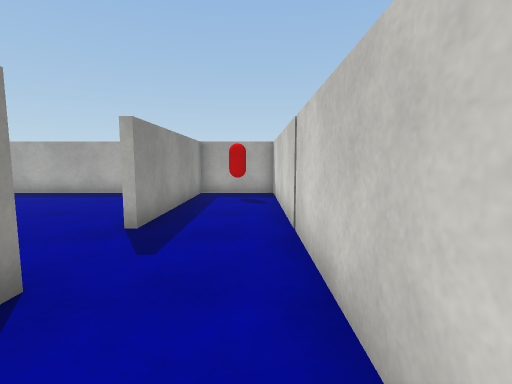
View 1 (above)

23 first-person views from a walk through a Unity game level. The camera is 1.2 m above the floor, tilts 6° down and sees 85° across. The floor is counted in squares, 1 m on a side. Each view is taken from the middle of a square. On the plan, view 1 faces up. The plan holds only what a view shows up to about 13 squares ahead; the rest is blank. The place goes on beyond the plan. Surface patterns are stand-ins for the level's own textures.

View 2
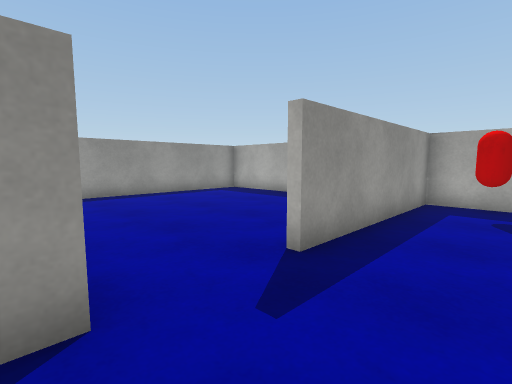

View 3
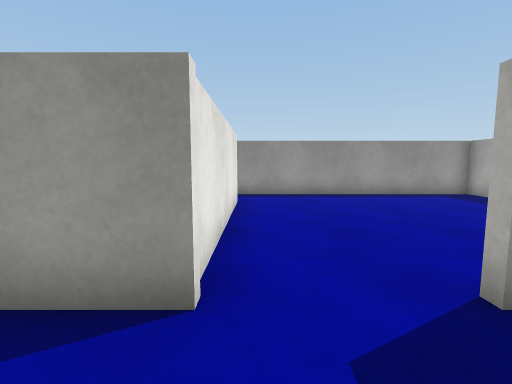

View 4
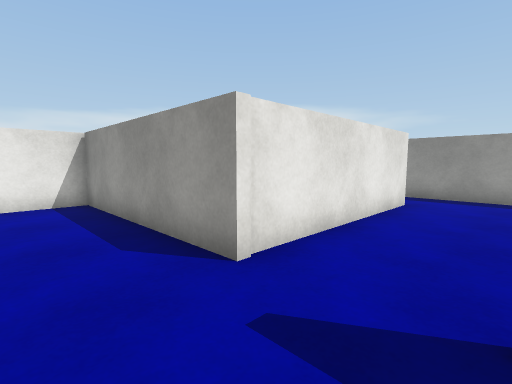

View 5
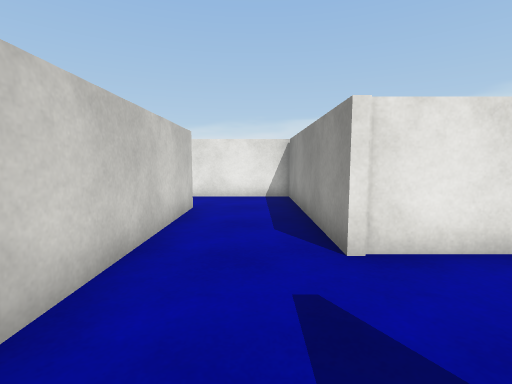

View 6
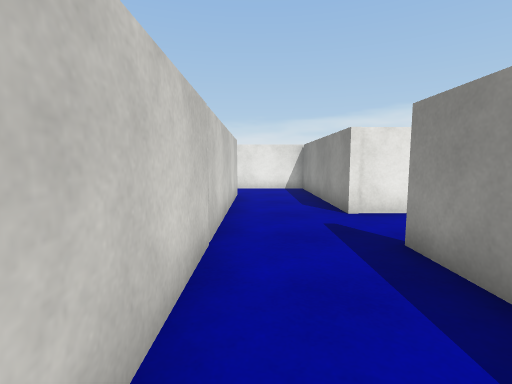

View 7
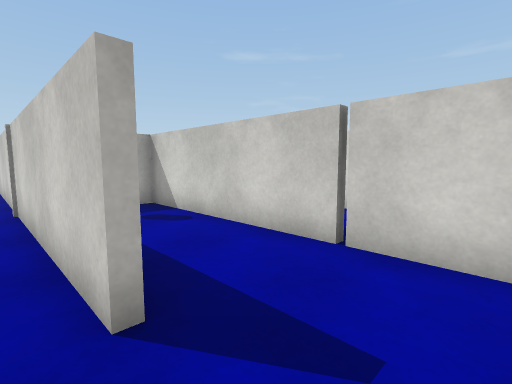

View 8
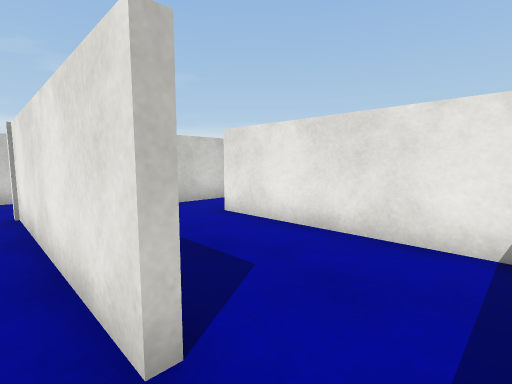

View 9
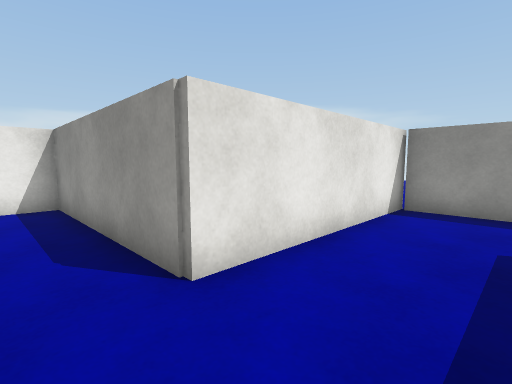

View 10
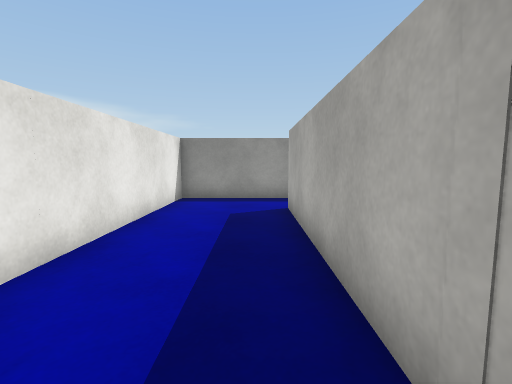

View 11
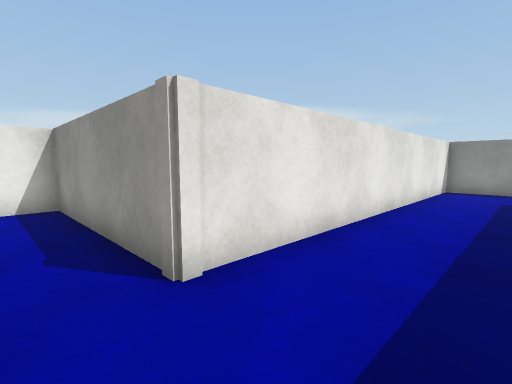

View 12
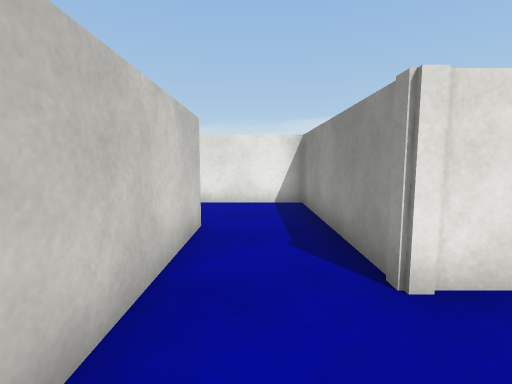

View 13
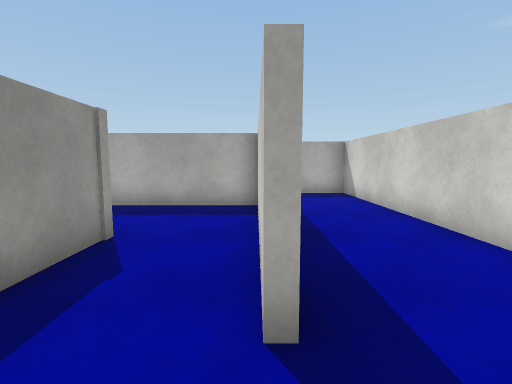

View 14
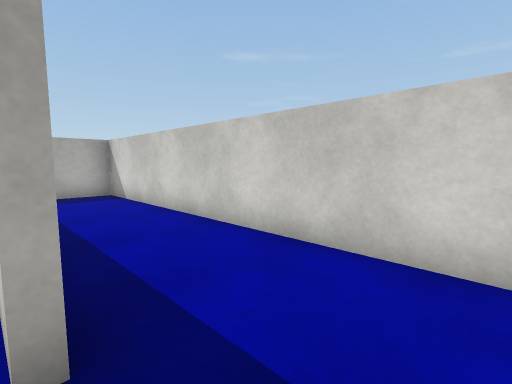

View 15
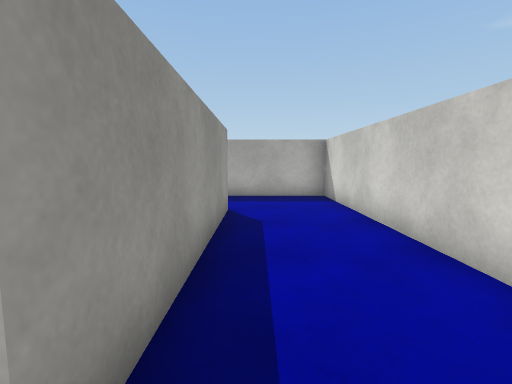

View 16
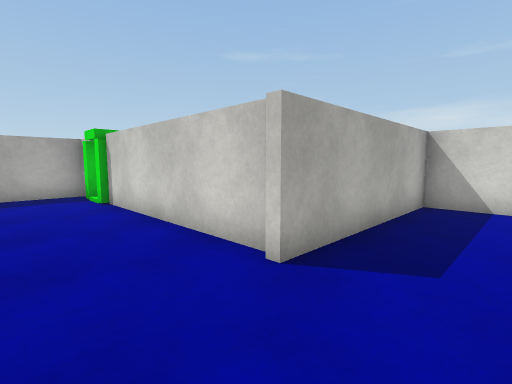

View 17
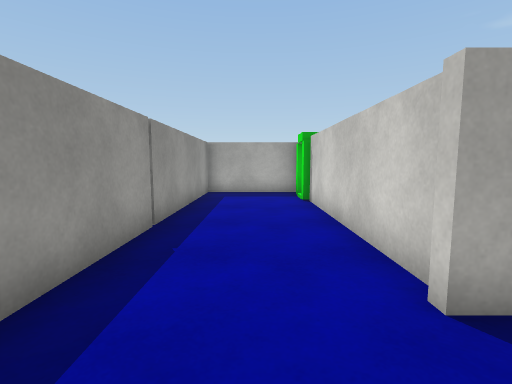

View 18
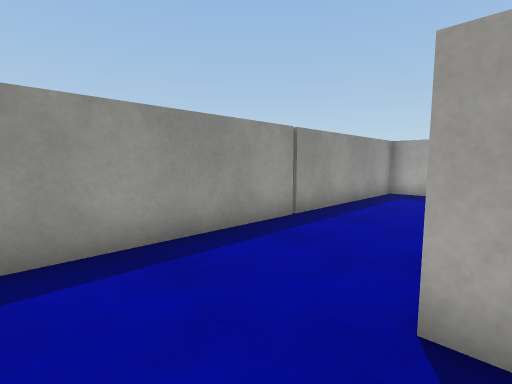

View 19
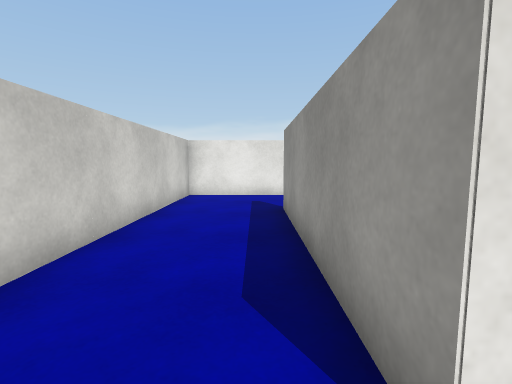

View 20
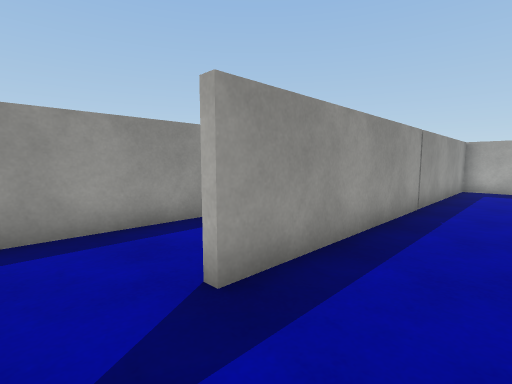

View 21
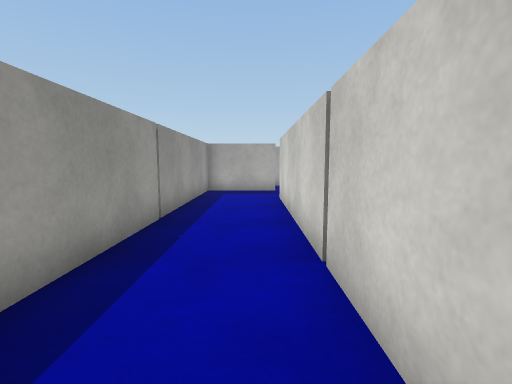

View 22
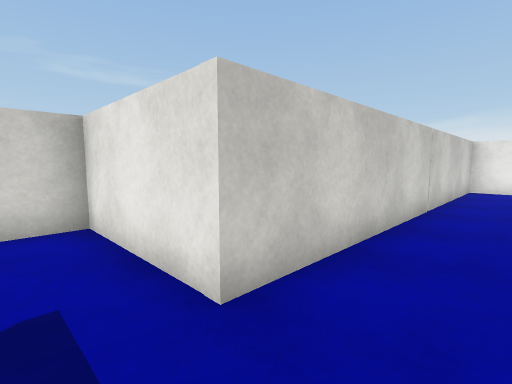

View 23
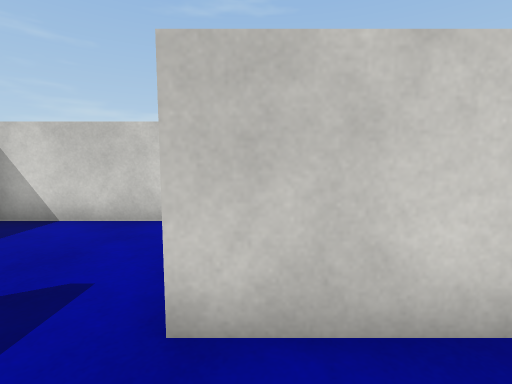

### Floor plan
Points are (right, up) in squares from view 1. A wall is a line through its corners. A room is listed if a view was taken in it or the views show most of it. See-through windows are left out.
Room 1 (views 1, 2, 3, 4, 5, 6, 7, 8)
walls: (-2.4, 5) (-2.4, 11.4); (-8.6, 2.4) (-2.2, 2.4) (-2.2, -3.9) (1.5, -3.9); (-5.2, 11.1) (-10.6, 11.1) (-10.6, 2.6); (0.7, -1.5) (0.7, 11.1) (-2.2, 11.1) (-2.2, 5)
ways out: opening at (-9.5, 2) to room 2; opening at (1, -2.5) to room 4; gap at (1, 5) to room 4
objects: other object (-1, 9) to (0, 10)
Room 2 (views 9, 10, 11, 12)
walls: (-2.4, -3.1) (-2.4, -1.2); (4.2, -4.2) (-2.4, -4.2); (10.1, -4.2) (5.9, -4.2); (10, -10.2) (10, -5.6); (-10.9, -1.4) (-4.4, -1.4) (-4.4, -7.5) (7.6, -7.5) (7.6, -13.4) (9.6, -13.4); (-10.6, 2.6) (-10.6, -1.4)
ways out: opening at (-9.5, 2) to room 1; opening at (10, -11.5) to room 3
Room 3 (views 13, 14, 15, 16, 17, 18, 19)
walls: (7.7, -0.5) (7.7, 5.5); (10.3, -3.9) (10.3, -10.4); (7.8, 8.4) (4.1, 8.4) (4.1, -3); (9.6, -13.4) (13.5, -13.4) (13.5, -0.9) (7.4, -0.9)
ways out: opening at (10, -11.5) to room 2
objects: other object (8, 6) to (8, 7)
Room 4 (views 20, 21, 22, 23)
walls: (3.9, 11.1) (0.9, 11.1) (0.9, -1.5); (1.5, -3.9) (3.8, -3.9) (3.8, 8.6) (7.7, 8.6) (7.7, 11.5)
ways out: opening at (1, -2.5) to room 1; gap at (1, 5) to room 1

Where each view was taken, in squares from view 1:
view 1: 0 up, 0 right, facing up
view 2: 2 up, 0 right, facing up-left
view 3: 3 up, 0 right, facing left
view 4: 5 up, 0 right, facing down-left
view 5: 6 up, 1 left, facing down
view 6: 9 up, 0 right, facing down
view 7: 3 up, 3 left, facing up-right
view 8: 3 up, 10 left, facing down-right
view 9: 1 up, 3 left, facing down-left
view 10: 5 down, 5 right, facing left
view 11: 5 down, 9 right, facing down-left
view 12: 5 down, 9 right, facing down
view 13: 12 down, 10 right, facing up
view 14: 12 down, 10 right, facing up-right
view 15: 11 down, 11 right, facing up
view 16: 3 down, 5 right, facing up-right
view 17: 3 down, 6 right, facing up
view 18: 3 down, 8 right, facing up-left
view 19: 3 down, 11 right, facing down
view 20: 3 down, 3 right, facing up-left
view 21: 1 down, 3 right, facing up
view 22: 10 up, 2 right, facing down-right
view 23: 8 up, 2 right, facing right
